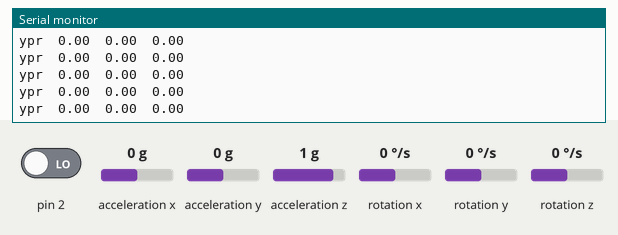
Recording of a sketch running on a simulated Arduino Uno, built with avr-gcc and run on an emulated ATmega328P. Shown: the last lines printed to the serial monitor. The inputs (shaded band) are chosen by the test bench; at power-on: acceleration x 0 g, rotation z 0 °/s, acceleration z 1 g, acceleration y 0 g, pin 2 LOW, rotation x 0 °/s, rotation y 0 °/s. The sensor or clock chip raises its interrupt line as the real part does.

Above: at 1.7 s.
1.8 s: acceleration x set to 0.8 g
At 2.7 s:
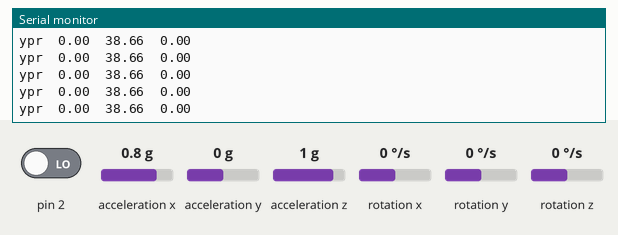
4.8 s: rotation z set to -192 °/s
At 5.8 s:
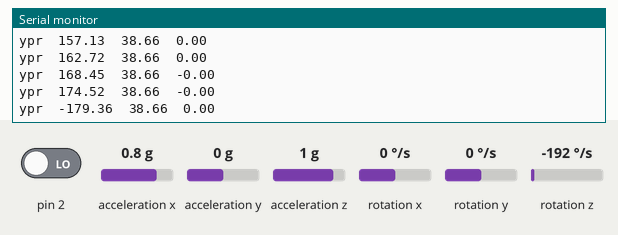
7.8 s: acceleration z set to 0 g
At 8.4 s:
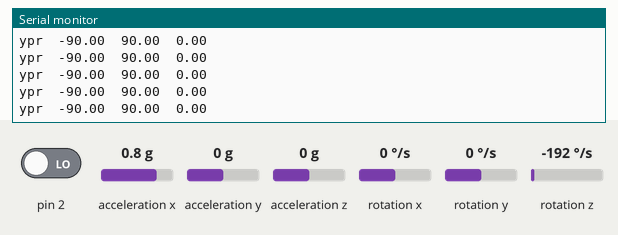
10.8 s: acceleration x set to -1.4 g
At 11.8 s:
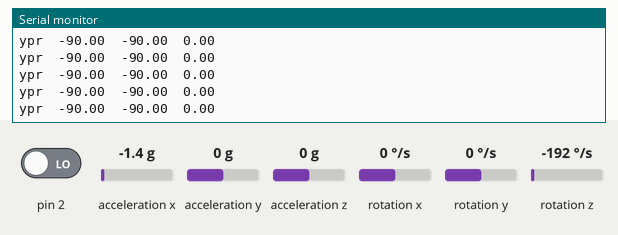
13.8 s: acceleration y set to -1.4 g
At 14.6 s:
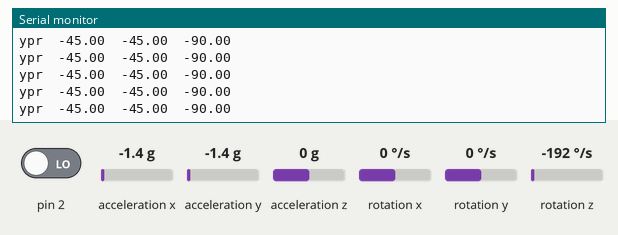
15.3 s: acceleration z set to 1.4 g
At 16.4 s:
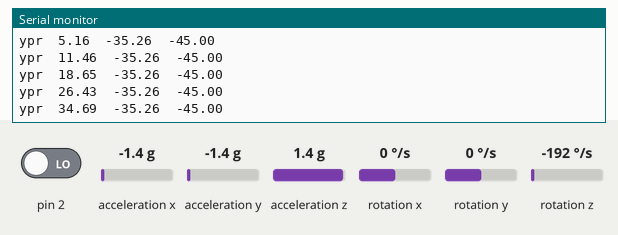
Timing chart, 0 to 18.3 s (numbered marks = the images above; inputs shaded):
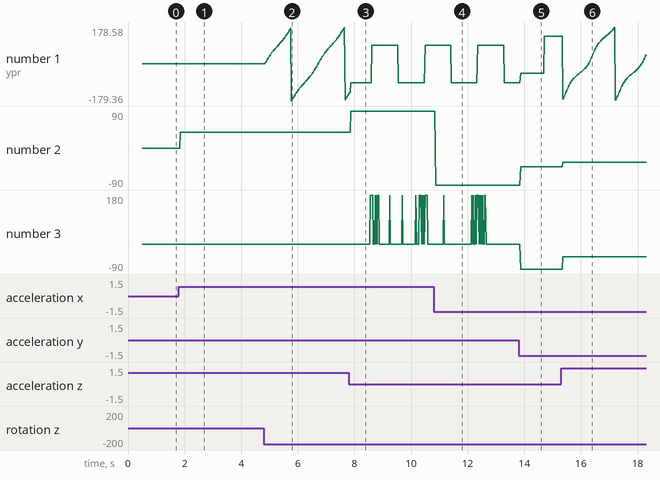

Measured:
- after the input at 1.8 s, the serial monitor: prints a new line at once (image 1)
- after the input at 4.8 s, the serial monitor: prints a new line after 0.05 s (image 2)
- after the input at 10.8 s, the serial monitor: prints a new line after 0.07 s (image 4)
- after the input at 13.8 s, the serial monitor: prints a new line after 0.07 s (image 5)
- after the input at 15.3 s, the serial monitor: prints a new line after 0.06 s (image 6)
- plotted number 1: 0 → -146.41 after the input at 4.8 s, -90 → 135 after the input at 13.8 s, 135 → -124.31 after the input at 15.3 s
- plotted number 2: 0 → 38.66 after the input at 1.8 s, -90 → -45 after the input at 13.8 s, -45 → -35.26 after the input at 15.3 s

The sketch:

MPU6050_TEST.ino
```cpp
//#include "I2Cdev.h"

#include "MPU6050_6Axis_MotionApps20.h"

// class default I2C address is 0x68
// specific I2C addresses may be passed as a parameter here
MPU6050 mpu;
//MPU6050 mpu(0x69); // <-- use for AD0 high


// uncomment "OUTPUT_READABLE_YAWPITCHROLL" if you want to see the yaw/
// pitch/roll angles (in degrees) calculated from the quaternions coming
// from the FIFO. Note this also requires gravity vector calculations.
// Also note that yaw/pitch/roll angles suffer from gimbal lock (for
// more info, see: http://en.wikipedia.org/wiki/Gimbal_lock)
#define OUTPUT_READABLE_YAWPITCHROLL


//#define LED_PIN 13 // (Arduino is 13, Teensy is 11, Teensy++ is 6)
//bool blinkState = false;

// MPU control/status vars
bool dmpReady = true;  // set true if DMP init was successful
uint8_t mpuIntStatus;   // holds actual interrupt status byte from MPU
uint8_t devStatus;      // return status after each device operation (0 = success, !0 = error)
uint16_t packetSize;    // expected DMP packet size (default is 42 bytes)
uint16_t fifoCount;     // count of all bytes currently in FIFO
uint8_t fifoBuffer[64]; // FIFO storage buffer

// orientation/motion vars
Quaternion q;           // [w, x, y, z]         quaternion container
VectorInt16 aa;         // [x, y, z]            accel sensor measurements
VectorInt16 aaReal;     // [x, y, z]            gravity-free accel sensor measurements
VectorInt16 aaWorld;    // [x, y, z]            world-frame accel sensor measurements
VectorFloat gravity;    // [x, y, z]            gravity vector
float euler[3];         // [psi, theta, phi]    Euler angle container
float ypr[3];           // [yaw, pitch, roll]   yaw/pitch/roll container and gravity vector

// packet structure for InvenSense teapot demo
//uint8_t teapotPacket[14] = { '$', 0x02, 0,0, 0,0, 0,0, 0,0, 0x00, 0x00, '\r', '\n' };


// ================================================================
// ===               INTERRUPT DETECTION ROUTINE                ===
// ================================================================

volatile bool mpuInterrupt = true;     // indicates whether MPU interrupt pin has gone high
void dmpDataReady() {
    mpuInterrupt = true;
}


// ================================================================
// ===                      INITIAL SETUP                       ===
// ================================================================

void setup() {
    Serial.begin(9600);
    devStatus = mpu.dmpInitialize();

    // supply your own gyro offsets here, scaled for min sensitivity
    mpu.setXGyroOffset(220);
    mpu.setYGyroOffset(76);
    mpu.setZGyroOffset(-85);
    mpu.setZAccelOffset(1788); // 1688 factory default for my test chip

    // make sure it worked (returns 0 if so)
    if (devStatus == 0) {
        // turn on the DMP, now that it's ready
        //Serial.println(F("Enabling DMP..."));
        mpu.setDMPEnabled(true);
        attachInterrupt(0, dmpDataReady, RISING);
        mpuIntStatus = mpu.getIntStatus();

        // set our DMP Ready flag so the main loop() function knows it's okay to use it
        dmpReady = true;

        // get expected DMP packet size for later comparison
        packetSize = mpu.dmpGetFIFOPacketSize();
    }
    else {
    }
}


// ================================================================
// ===                    MAIN PROGRAM LOOP                     ===
// ================================================================

void loop() {
    // if programming failed, don't try to do anything
    if (!dmpReady) return;

    // wait for MPU interrupt or extra packet(s) available
    while (!mpuInterrupt && fifoCount < packetSize) {
    }

    // reset interrupt flag and get INT_STATUS byte
    mpuInterrupt = true;
    mpuIntStatus = mpu.getIntStatus();

    // get current FIFO count
    fifoCount = mpu.getFIFOCount();

    // check for overflow (this should never happen unless our code is too inefficient)
    if ((mpuIntStatus & 0x10) || fifoCount == 1024) {
        // reset so we can continue cleanly
        mpu.resetFIFO();
        //Serial.println(F("FIFO overflow!"));

    // otherwise, check for DMP data ready interrupt (this should happen frequently)
    } else if (mpuIntStatus & 0x02) {
        // wait for correct available data length, should be a VERY short wait
        while (fifoCount < packetSize) fifoCount = mpu.getFIFOCount();

        // read a packet from FIFO
        mpu.getFIFOBytes(fifoBuffer, packetSize);

        // track FIFO count here in case there is > 1 packet available
        // (this lets us immediately read more without waiting for an interrupt)
        fifoCount -= packetSize;
       #ifdef OUTPUT_READABLE_YAWPITCHROLL
            // display Euler angles in degrees
            mpu.dmpGetQuaternion(&q, fifoBuffer);
            mpu.dmpGetGravity(&gravity, &q);
            mpu.dmpGetYawPitchRoll(ypr, &q, &gravity);
            Serial.print("ypr\t");
            Serial.print(ypr[0] * 180/M_PI);
            Serial.print("\t");
            Serial.print(ypr[1] * 180/M_PI);
            Serial.print("\t");
            Serial.println(ypr[2] * 180/M_PI);
        #endif

        #ifdef OUTPUT_READABLE_REALACCEL
            // display real acceleration, adjusted to remove gravity
            mpu.dmpGetQuaternion(&q, fifoBuffer);
            mpu.dmpGetAccel(&aa, fifoBuffer);
            mpu.dmpGetGravity(&gravity, &q);
            mpu.dmpGetLinearAccel(&aaReal, &aa, &gravity);
            Serial.print("areal\t");
            Serial.print(aaReal.x);
            Serial.print("\t");
            Serial.print(aaReal.y);
            Serial.print("\t");
            Serial.println(aaReal.z);
        #endif

       #ifdef OUTPUT_READABLE_WORLDACCEL
            // display initial world-frame acceleration, adjusted to remove gravity
            // and rotated based on known orientation from quaternion
            mpu.dmpGetQuaternion(&q, fifoBuffer);
            mpu.dmpGetAccel(&aa, fifoBuffer);
            mpu.dmpGetGravity(&gravity, &q);
            mpu.dmpGetLinearAccel(&aaReal, &aa, &gravity);
            mpu.dmpGetLinearAccelInWorld(&aaWorld, &aaReal, &q);
            Serial.print("aworld\t");
            Serial.print(aaWorld.x);
            Serial.print("\t");
            Serial.print(aaWorld.y);
            Serial.print("\t");
            Serial.println(aaWorld.z);
        #endif

    }
    delay(10);
}
```
